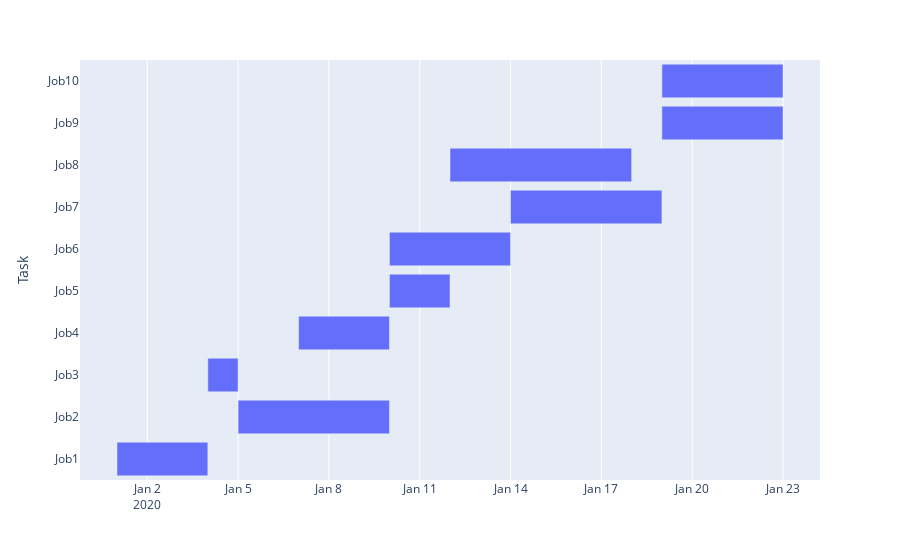

The notebook cell saved with this chart:
### Code cell
from datetime import datetime  
from datetime import timedelta

import plotly.express as px
import pandas as pd

# organize the data (absolute date time) to plotly
# suppose we use 2020-01-01 as the baseline time
start_date=[]
finish_date =[]

start_date_base = datetime.strptime('2020-01-01','%Y-%m-%d')

for i in range(number_job):
    start_date.append((start_date_base + timedelta(days=start[i])).strftime('%Y-%m-%d'))
    finish_date.append((start_date_base + timedelta(days=finish[i])).strftime('%Y-%m-%d'))

row_list = []
for i in range(1, number_job-1):
    dict1 = dict(Task = "Job"+str(i), Start = start_date[i], Finish = finish_date[i])
    row_list.append(dict1)

df = pd.DataFrame(row_list)

fig = px.timeline(df, x_start="Start", x_end="Finish", y="Task")
# fig.update_yaxes(autorange="reversed") # otherwise tasks are listed from the bottom up
fig.show()

### Figure 1 — Plotly figure (JSON) as saved in the notebook; plotly's stock layout.template omitted (floating-point values rounded to 4 significant figures)
{"data": [{"alignmentgroup": "True", "base": ["2020-01-01", "2020-01-05", "2020-01-04", "2020-01-07", "2020-01-10", "2020-01-10", "2020-01-14", "2020-01-12", "2020-01-19", "2020-01-19"], "hovertemplate": "Start=%{base}<br>Finish=%{x}<br>Task=%{y}<extra></extra>", "legendgroup": "", "marker": {"color": "#636efa"}, "name": "", "offsetgroup": "", "orientation": "h", "showlegend": false, "textposition": "auto", "type": "bar", "x": [259200000, 432000000, 86400000, 259200000, 172800000, 345600000, 432000000, 518400000, 345600000, 345600000], "xaxis": "x", "y": ["Job1", "Job2", "Job3", "Job4", "Job5", "Job6", "Job7", "Job8", "Job9", "Job10"], "yaxis": "y"}], "layout": {"barmode": "overlay", "legend": {"tracegroupgap": 0}, "margin": {"t": 60}, "xaxis": {"anchor": "y", "domain": [0, 1], "type": "date"}, "yaxis": {"anchor": "x", "domain": [0, 1], "title": {"text": "Task"}}}}
